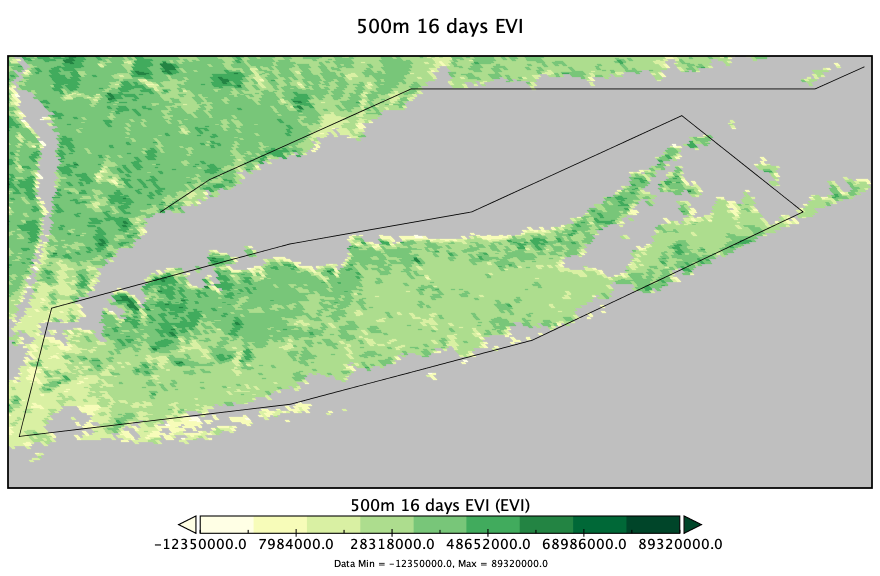
#> input picture 2016_EVI.png, 880 x 576 px, found by its file name; the run also reads 3 pictures not shown here
$ python evi_image_process.py
#> lines starting #> are read from the running program, lines starting #| are printed output that depends on the picture
from PIL import Image


class ImageProcessor():
    def __init__(self, img_name):
        self.im = Image.open(img_name)
        self.pix = self.im.load()
        self.x_size = self.im.size[0]
        self.y_size = self.im.size[1]
        self.colors = [(255, 255, 229), (247, 252, 185), (217,
                                                          240, 163), (173, 221, 142), (120, 198, 121),
                       (65, 171, 93), (35, 132, 67), (0, 104, 55), (0, 69, 41)]
        self.color_frequencies = []

    def process(self):
        for i in range(0, 9):
            self.color_frequencies.append(
                {"color": "rgb" + str(self.colors[i]) + "", "freq": 0})
        for i in range(self.x_size):
            for j in range(self.y_size):
                if(self.pix[i, j] in self.colors):
                    self.color_frequencies[self.colors.index(
                        self.pix[i, j])]["freq"] += 1
        return self.color_frequencies


f = open("../enviroviz/src/VegetationData.json", "w")
f.write("{\n")
for i in ("2016_EVI.png", "2017_EVI.png", "2018_EVI.png", "2019_EVI.png", "2020_EVI.png"):
    processor = ImageProcessor("../EVI_Images/" + i)
    processor.process()
    f.write('"' + str(i[0:4]) + '"' + " : " +
            str(processor.color_frequencies) + ",\n ")
#> this loop made 5 passes
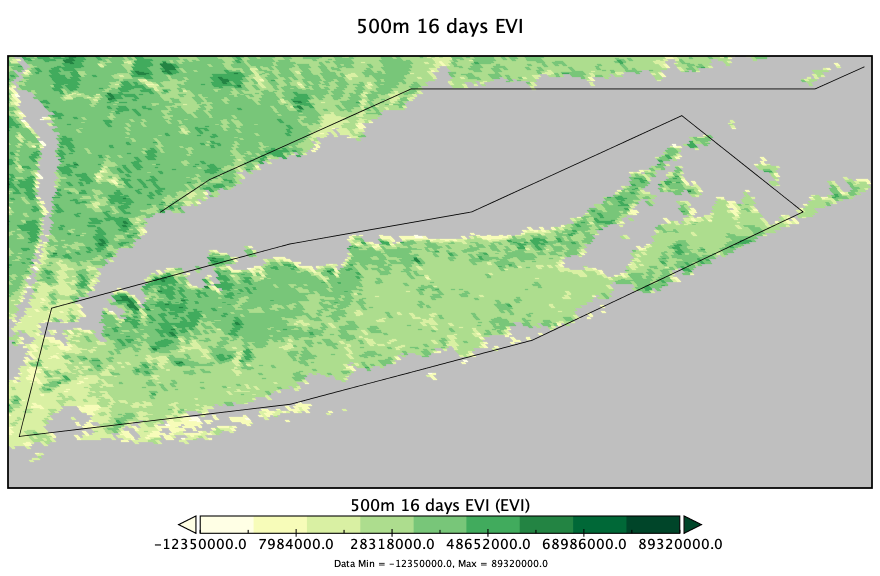
#> input picture 2016_EVI.png, 880 x 576 px, found by its file name
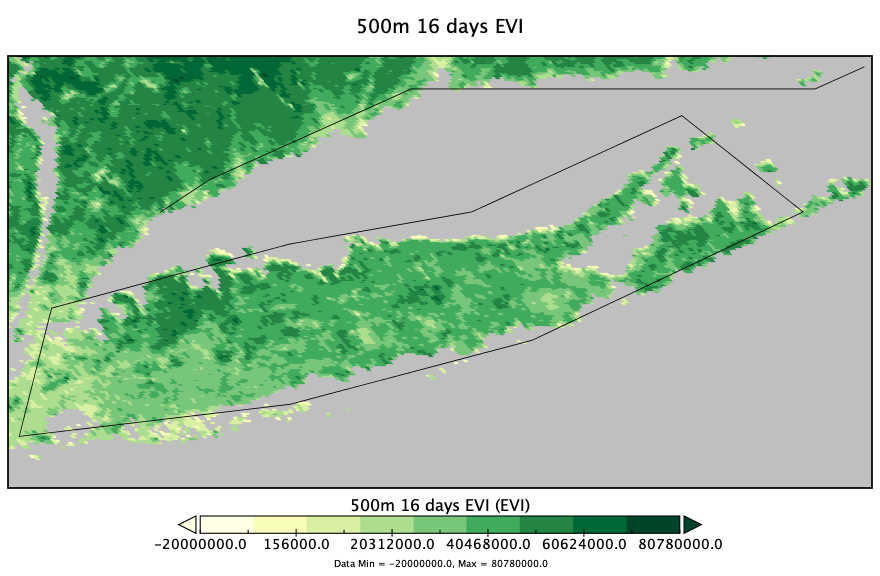
#> input picture 2017_EVI.png, 880 x 576 px, found by its file name
#> pass 3, in __init__ (call 3), `self.im = Image.open(img_name)`:
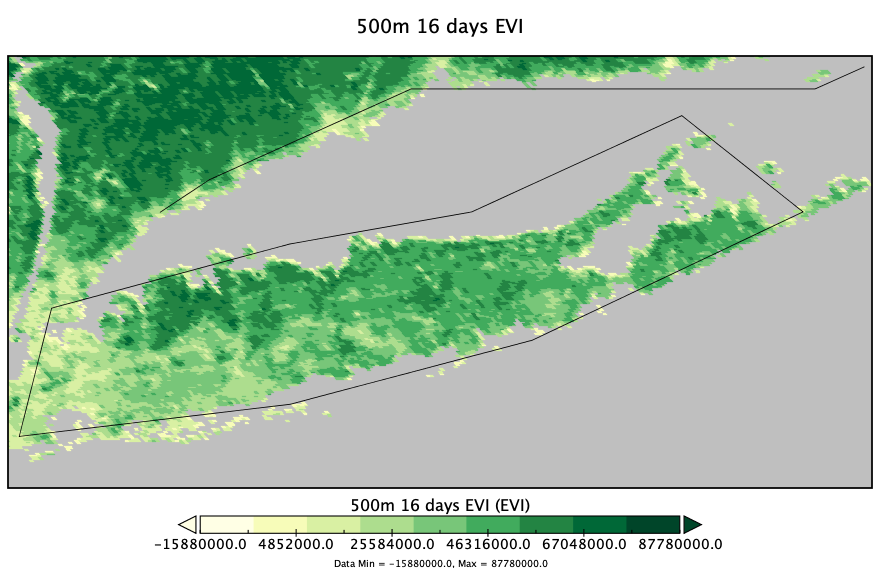
#> self.im: PIL image 880x576 RGB; mean R, G, B 171.8, 196.7, 174.8

f.write("\n}")
